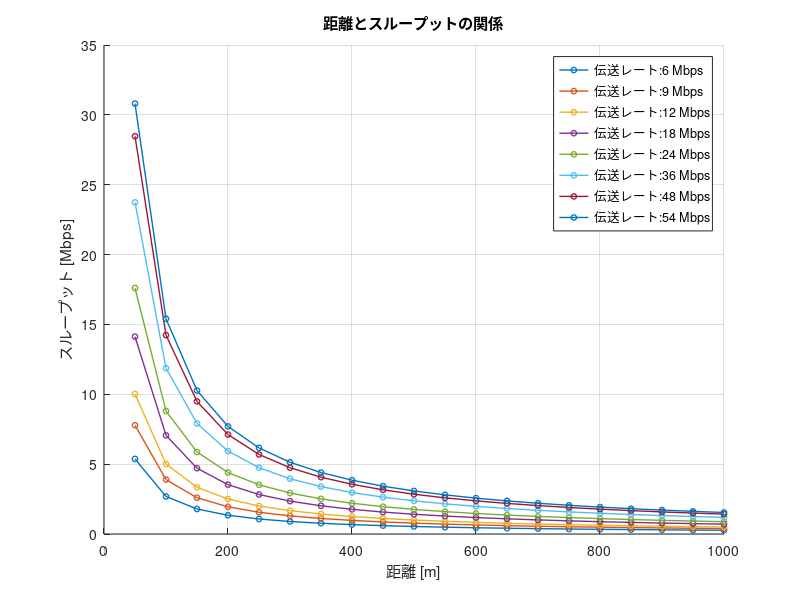

The MATLAB script that drew this image:
Rmin = [-82, -81, -79, -77, -74, -70, -66, -65]; % 最小受信感度 [dBm]
TR = [6, 9, 12, 18, 24, 36, 48, 54]; % 伝送レート [Mbps]
databit = [24, 36, 48, 72, 96, 144, 192, 216]; % OFDMシンボルごとのデータビット[bit]

Tp = 10; % 送信電力 [dBm]
f = 2.4 * 10^9; % 周波数 [Hz]
c = 3 * 10^8; % 光速 [m/s]

PLCP_pre = 16; % PLCPプリアンブル[μs]
PLCPhead_sig = 1; % PLCPヘッダ（シグナル）[μs]
PLCPhead_ser = 16; % PLCPヘッダ（サービス）[μs]
ACK = 80; % 802.11ACKフレーム[bit]
MAC = 192; % 802.11MACヘッダ[bit]
LLC = 64; % LLCヘッダ[bit]
packet = 12000; % IPパケット[bit]
FCS = 32; % FCS[bit]
tail = 6; % テイルビット[bit]
SIFS = 10; % [μs]
DIFS = 34; % [μs]
backoff = 101.5; % 平均バックオフ制御時間 [μs]

Rmin = [-82, -81, -79, -77, -74, -70, -66, -65]; % 最小受信感度 [dBm]
TR = [6, 9, 12, 18, 24, 36, 48, 54]; % 伝送レート [Mbps]
databit = [24, 36, 48, 72, 96, 144, 192, 216]; % OFDMシンボルごとのデータビット[bit]

Tp = 10; % 送信電力 [dBm]
f = 2.4 * 10^9; % 周波数 [Hz]
c = 3 * 10^8; % 光速 [m/s]

PLCP_pre = 16; % PLCPプリアンブル[μs]
PLCPhead_sig = 1; % PLCPヘッダ（シグナル）[μs]
PLCPhead_ser = 16; % PLCPヘッダ（サービス）[μs]
ACK = 80; % 802.11ACKフレーム[bit]
MAC = 192; % 802.11MACヘッダ[bit]
LLC = 64; % LLCヘッダ[bit]
packet = 12000; % IPパケット[bit]
FCS = 32; % FCS[bit]
tail = 6; % テイルビット[bit]
SIFS = 10; % [μs]
DIFS = 34; % [μs]
backoff = 101.5; % 平均バックオフ制御時間 [μs]
% フィギュアの設定
figure;
hold on;

max_distance = 1000; % 最大距離 [m]

for i = 1:length(Rmin)
    Rmin_current = Rmin(i);
    TR_current = TR(i);
    databit_current = databit(i);
    
    % 最大伝送距離の計算
    Lfs = Tp - Rmin_current; % 距離減衰 [dB]
    d_max= ((10^(Lfs / 20)) * c) / (4 * pi * f);
    d =50;
    % フレームの計算
    ACK_t = PLCP_pre + (PLCPhead_sig + ceil((PLCPhead_ser + ACK + FCS + tail) / databit_current)) * 4;
    data_t = PLCP_pre + (PLCPhead_sig + ceil((PLCPhead_ser + MAC + LLC + packet + FCS + tail) / databit_current)) * 4;
    
    % 距離の計算
    distances = 0:d:max_distance; % 距離配列の作成 (d1単位で)
    throughput2 = zeros(size(distances)); % スループット配列の初期化

    for j = 1:length(distances)
        D = distances(j);
        total_tt = (ACK_t + data_t + SIFS + backoff +6) * (D / d);
        throughput2(j) = packet / total_tt; % スループット計算
    end
    
    % プロット
    plot(distances, throughput2, '-o', 'LineWidth', 1, 'MarkerSize', 4, 'DisplayName', sprintf('伝送レート:%d Mbps',  TR_current));
end

% グラフのラベルとタイトル設定
xlabel('距離 [m]');
ylabel('スループット [Mbps]');
title('距離とスループットの関係');
legend('show');
grid on;
hold off;
